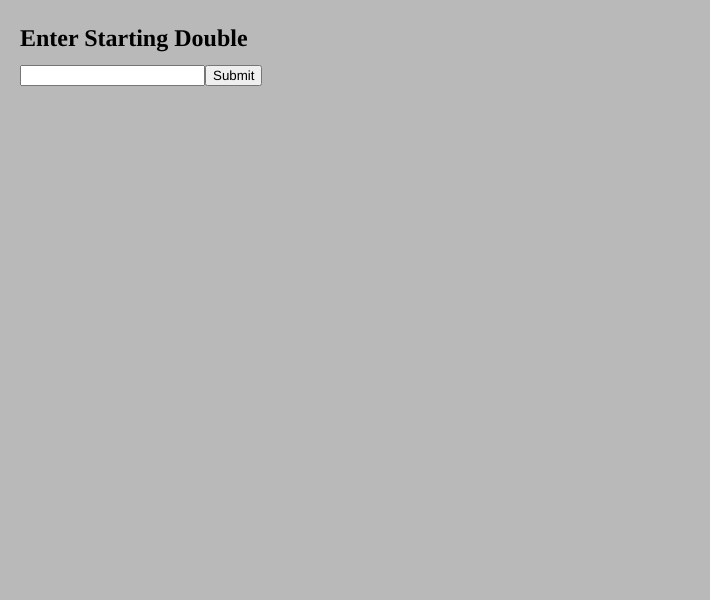
Frame 1 (no input)
Frame 60 (no input): identical to frame 1, image omitted
Frame 120 (the mouse pressed at the canvas centre since frame 60): identical to frame 1, image omitted

The p5.js sketch that drew this single still picture (run headless with seeded random() and noise() and a simulated clock; from frame 60 on, the mouse is pressed at the canvas centre):

// p5.js sketch
// ── sketch.js
let doubleInput, doubleButton;
let startingDouble;
let dominoSize;
let dom1;
let handPicked;
let dominoSet;
let handSet;

function setup() {
  createCanvas(710, 600);
  
  dominoSize = 20;
  handPicked = false;
  
  startingDouble = -1;
  doubleInput = createInput();
  
  doubleButton = createButton('Submit');
  doubleButton.mousePressed(setStartingDouble);

  greeting = createElement('h2', 'Enter Starting Double');
  greeting.position(20, 5);

  //textAlign(CENTER);
  textSize(50);
  
  //dominoSet = buildDominoSet();
  handSet = [];
  //console.log(dominoSet);
  
  //dom1 = new Domino(8,5);
  //dom1 = new Domino(dominoSize, startingDouble, 5);
  //dom2 = new Domino(dominoSize, 8, 7);
}

function showBuildTrainButton() {
  trainButton = createButton('Build Train');
  trainButton.position(600, 550);
  trainButton.mousePressed(findLongestTrain);
}

function buildDominoSet() {
  let leftPipNum = startingDouble;
  let rightPipNum = 0;
  let xCoord = 5;
  let yCoord = 5;
  
  let domSet = [];
  for(i=startingDouble; i>=0; i--) {
      //domSet[i] = [];
      for(j=leftPipNum; j>=0; j--) {
        dom = new Domino(dominoSize, leftPipNum, rightPipNum, xCoord, yCoord);
        if(leftPipNum == rightPipNum) {
          xCoord = 5;
          yCoord += dominoSize + 10;
        }
        else {
          xCoord += dominoSize*2 + dominoSize/10 + 5;
        }
        domSet.push(dom);
        rightPipNum = rightPipNum + 1;
      }
      leftPipNum = leftPipNum - 1;
      rightPipNum = 0;
    }
  return domSet;
}

function displayAllDominoes(d) {
  for(let ad of d) {
    ad.displayDom();
  }
}

function displayHandSet(d) {
  let xCoord = 5;
  let yCoord = 500;
  for(let ad of d) {
    ad.displayDom(xCoord,yCoord);
    xCoord += dominoSize*2 + dominoSize/10 + 5;
  }
}

function draw() {
  background(185);
  if(startingDouble < 0) {
    doubleInput.position(20, 65);
    doubleButton.position(doubleInput.x + doubleInput.width, 65);
  }
  else if(!handPicked) {
    doubleInput.remove();
    doubleButton.remove();
    greeting.remove();
    displayAllDominoes(dominoSet);
    displayHandSet(handSet);
    showBuildTrainButton()
  }
  else {
  }
}

function mouseClicked() {
    console.log(mouseX, mouseY);
    let found = false;
    if(dominoSet) {
      for(let ad of dominoSet) {
        if(ad.checkDominoMouse(mouseX, mouseY)) {
          handSet.push(ad);
          console.log(handSet);
          break;
        }
      }
    }
  }

function setStartingDouble() {
  startingDouble = parseInt(doubleInput.value());
  dominoSet = buildDominoSet();
  //dom1 = new Domino(dominoSize, startingDouble, 5);
}

function findLongestTrain(handSet) {
  console.log("FIND LONGEST TRAIN");
  
}

// ── domino.js
class Domino {
  constructor(tileSize, leftSide, rightSide, upperX, upperY) {
    this.left = leftSide;
    this.right = rightSide;
    this.dSize = tileSize;
    this.upperXcoord = upperX;
    this.upperYcoord = upperY;
    this.selected = false;
    
    textSize(this.dSize/2);
    textAlign(CENTER, CENTER);
  }
  
  checkDominoMouse(mX,mY) {
    let found = false;
   if( (mX >= this.upperXcoord && mX <= this.upperXcoord + this.dSize*2) && (mY >= this.upperYcoord && mY <= this.upperYcoord + this.dSize) ){
     
     if(this.selected) {
       this.selected = false;
     }
     else {
       this.selected = true;
     }
     found = true
   }
    return found;
  }
  
  displayDom(x=this.upperXcoord,y=this.upperYcoord) {
    //let x = this.upperXcoord;
    //let y = this.upperYcoord;
    let fillColor = 255;
    if(this.selected) {
      fillColor = 125;
    }
    // draw left side first
    // top-left = 10, top-right = 0, bottom-right = 0, bottom-left = 10.
    fill(fillColor);
    rect(x, y, this.dSize, this.dSize, 10, 0, 0, 10);
    fill(0);
    text(this.left, x+this.dSize/2, y+this.dSize/2);
    
    //translate(this.dSize,0);
    
    // draw center bar
    rect(x+this.dSize, y, this.dSize/10, this.dSize);
    
    //translate(this.dSize/10,0);
    
    // draw left side first
    // top-left = 10, top-right = 0, bottom-right = 0, bottom-left = 10.
    fill(fillColor);
    rect(x+this.dSize+this.dSize/10, y, this.dSize, this.dSize, 0, 10, 10, 0);
    fill(0);
    text(this.right, x+this.dSize/2+this.dSize, y+this.dSize/2);
    
    //translate(this.dSize+this.dSize/10,0);
  }
}
